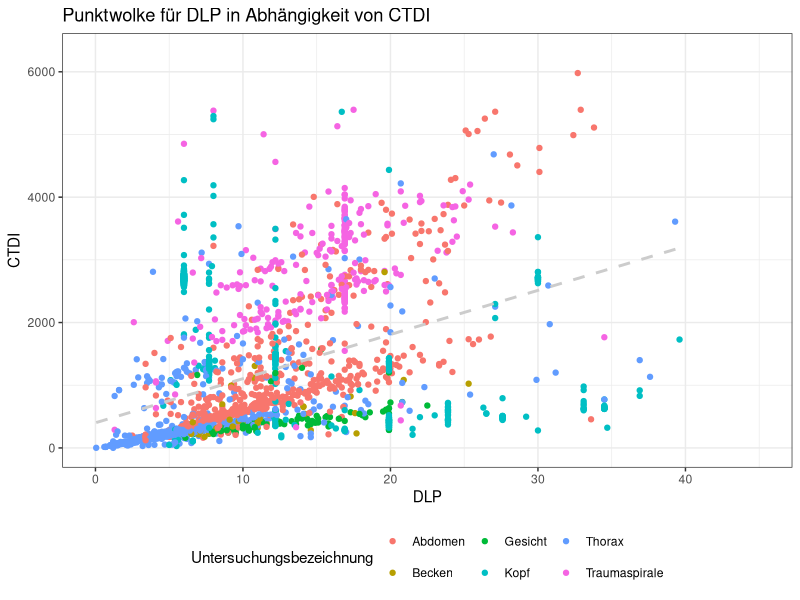

This figure's R source:
## ---- chunk 1
# Addition
3+5

# Subtraktion
7-2

# Multiplikation
3*4

# Division
16/2

# Potenzen
2**3
## ---- chunk 2
1.2 * 3.4 # funktioniert

# 1,2 * 3,4 würde nicht funktionieren und einen Fehler ausgeben!!
## ---- chunk 3
# größer als
2 > 1 # also etwa die Frage: "Ist 2 größer als 1? - Antwort: "Ja!"

# kleiner als
2 < 2

# kleiner gleich (entsprechend >= für größer gleich)
2 <= 2

# gleich
5 == 7

# ungleich
5 != 7
## ---- chunk 4
# Reihenoperator
1:10

# würde die rechte Zahl mit dem nächsten Schritt überschritten,
# wird der letzte Schritt bspw. kleiner als die rechte Zahl sein
1.6:10.1
## ---- chunk 5
# Zuweisungsoperator '<-' weist rechten Wert der links genannten Variablen zu
a <- 9.385
wolke <- 5.772

# entsprechend kann dann mit diesen Variablen gerechnet werden
a * wolke

# Ergebnisse können ebenfalls Variablen zugewiesen werden
ergebnis <- a * wolke

# gibt man lediglich den Variablennamen an und führt diese Codezeile aus,
# erhält man den Wert der Variablen zurück
ergebnis
## ---- chunk 6
# Werte können als Parameter an Funktionen übergeben werden
# Mittelwert
mean(1:10)

# Runden, erster Parameter wird auf die im zweiten Parameter angegebene Stellen gerundet
round(2.1271, 2)

# Parameter können auch Variablen sein
round(ergebnis, 1)
## ---- chunk 7
vektor <- c(2,3,5,7,9,10) # ein Vektor aus Zahlen

# Ausgabe des gesamten Vektors
vektor

# Ausgabe eines Elements innerhalb eines Vektors, der Index 
# in den eckigen Klammern entspricht der Position im Vektor
vektor[3]
## ---- chunk 8
vektor[5] <- 14 # überschreibt den Wert 9, der bisher an Position 5 stand mit dem Wert 14

vektor

vektor * 2 # jedes Element des Vektors wird mit 2 multiplizert

# es können auch Vektoren miteinander multipliziert werden, dabei
# werden beide Vektoren durchgegangen, d.h. 1. Element mit 1. Element,
# 2. Element mit 2. Element, usw. - haben die Vektoren unterschiedliche
# Längen wird beim kürzeren Vektor wieder von vorne begonnen
vektor * c(1,2,3)

# der Vektor kann an Funktionen übergeben werden
mean(vektor)
## ---- chunk 9
# da R Zeilenumbrüche nach Klammern und Kommas ignoriert, können wir etwas
# besser lesbaren Code erzeugen, indem wir Funktion und Spalten jeweils
# in eigene Zeilen schreiben
tabelle <- data.frame(
  id = c(1, 2, 3, 4, 5),
  unt = c("thx", "abd", "thx", "thx", "abd"),
  dlp = c(200, 350, 210, 220, 340)
  )

tabelle
## ---- chunk 10
# holt Wert aus zweiter Zeile, dritter Spalte
tabelle[2,3]

# holt gesamte erste Zeile
tabelle[1,]

# gibt gesamte zweite Spalte aus
tabelle[,2]
## ---- chunk 11
tabelle$dlp
## ---- chunk 12
# überschreibt den Werte der dritten Spalte in der fünften Zeile
tabelle[5,3] <- 500

# berechnet Mittelwert der DLPs
mean(tabelle$dlp)
## ---- chunk 13
str(tabelle)
## ---- chunk 14
daten <- read.csv("./assets/data/ct_data.csv", sep = ";", dec = ",")
str(daten)
## ---- chunk 15
library(ggplot2)
library(ggrepel)

ggplot(data = daten, aes(x = ctdi.vol, y = dlp, label = as.character(tag))) +
  geom_point(aes(color=untersuchung)) +
  geom_smooth(method=lm, se=FALSE, color = "#CCCCCC", linetype = "dashed") +
  geom_text_repel(data = subset(daten, ctdi.vol > 35),
                  nudge_x = 15, direction = "y") +
  geom_text_repel(data = subset(daten, dlp > 5370),
                  nudge_y = 1000, direction = "x") +
  scale_x_continuous(limits = c(0, 45)) +
  scale_y_continuous(limits = c(0, 6300)) +
  theme_bw() +
  theme(legend.position = "bottom") +
  labs(title = "Punktwolke für DLP in Abhängigkeit von CTDI",
       x = "DLP",
       y = "CTDI",
       color = "Untersuchungsbezeichnung")
## ---- chunk 16
detach("package:ggrepel", unload=TRUE)
detach("package:ggplot2", unload=TRUE)
